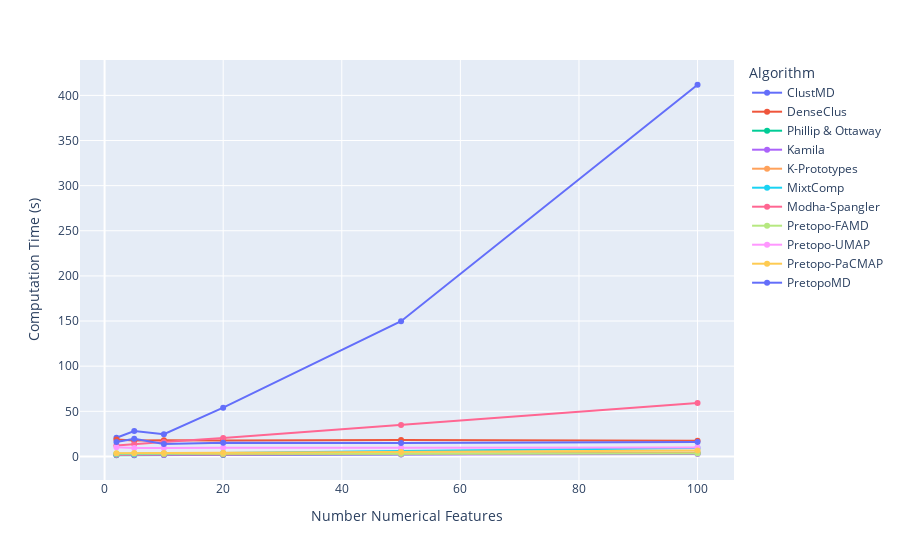

The cell this chart's notebook holds for it:
### Code cell
num_time = num_df.apply(lambda x: x.str[1]).T
#px.line(data_frame=num_time, title="Memory Usage (MiB)")

fig = px.line(data_frame=num_time,log_x=False,markers="*")
fig.update_layout(legend_title_text='Algorithm')
fig.update_xaxes(title="Number Numerical Features")
fig.update_yaxes(title="Computation Time (s)")
fig

### Figure 1 — Plotly figure (JSON) as saved in the notebook; plotly's stock layout.template omitted (floating-point values rounded to 4 significant figures)
{"data": [{"hovertemplate": "variable=ClustMD<br>index=%{x}<br>value=%{y}<extra></extra>", "legendgroup": "ClustMD", "line": {"color": "#636efa", "dash": "solid"}, "marker": {"symbol": "circle"}, "mode": "markers+lines", "name": "ClustMD", "orientation": "v", "showlegend": true, "type": "scatter", "x": [2, 5, 10, 20, 50, 100], "xaxis": "x", "y": [20.68, 28.1, 24.58, 54.02, 149.8, 411.8], "yaxis": "y"}, {"hovertemplate": "variable=DenseClus<br>index=%{x}<br>value=%{y}<extra></extra>", "legendgroup": "DenseClus", "line": {"color": "#EF553B", "dash": "solid"}, "marker": {"symbol": "circle"}, "mode": "markers+lines", "name": "DenseClus", "orientation": "v", "showlegend": true, "type": "scatter", "x": [2, 5, 10, 20, 50, 100], "xaxis": "x", "y": [18.7, 17.52, 17.95, 17.75, 18.18, 17.25], "yaxis": "y"}, {"hovertemplate": "variable=Phillip & Ottaway<br>index=%{x}<br>value=%{y}<extra></extra>", "legendgroup": "Phillip & Ottaway", "line": {"color": "#00cc96", "dash": "solid"}, "marker": {"symbol": "circle"}, "mode": "markers+lines", "name": "Phillip & Ottaway", "orientation": "v", "showlegend": true, "type": "scatter", "x": [2, 5, 10, 20, 50, 100], "xaxis": "x", "y": [1.315, 1.42, 1.57, 1.709, 2.352, 3.498], "yaxis": "y"}, {"hovertemplate": "variable=Kamila<br>index=%{x}<br>value=%{y}<extra></extra>", "legendgroup": "Kamila", "line": {"color": "#ab63fa", "dash": "solid"}, "marker": {"symbol": "circle"}, "mode": "markers+lines", "name": "Kamila", "orientation": "v", "showlegend": true, "type": "scatter", "x": [2, 5, 10, 20, 50, 100], "xaxis": "x", "y": [1.648, 1.661, 1.725, 1.855, 2.199, 2.775], "yaxis": "y"}, {"hovertemplate": "variable=K-Prototypes<br>index=%{x}<br>value=%{y}<extra></extra>", "legendgroup": "K-Prototypes", "line": {"color": "#FFA15A", "dash": "solid"}, "marker": {"symbol": "circle"}, "mode": "markers+lines", "name": "K-Prototypes", "orientation": "v", "showlegend": true, "type": "scatter", "x": [2, 5, 10, 20, 50, 100], "xaxis": "x", "y": [2.143, 2.361, 2.307, 2.536, 2.974, 4.019], "yaxis": "y"}, {"hovertemplate": "variable=MixtComp<br>index=%{x}<br>value=%{y}<extra></extra>", "legendgroup": "MixtComp", "line": {"color": "#19d3f3", "dash": "solid"}, "marker": {"symbol": "circle"}, "mode": "markers+lines", "name": "MixtComp", "orientation": "v", "showlegend": true, "type": "scatter", "x": [2, 5, 10, 20, 50, 100], "xaxis": "x", "y": [2.636, 2.759, 3.134, 3.828, 5.978, 9.467], "yaxis": "y"}, {"hovertemplate": "variable=Modha-Spangler<br>index=%{x}<br>value=%{y}<extra></extra>", "legendgroup": "Modha-Spangler", "line": {"color": "#FF6692", "dash": "solid"}, "marker": {"symbol": "circle"}, "mode": "markers+lines", "name": "Modha-Spangler", "orientation": "v", "showlegend": true, "type": "scatter", "x": [2, 5, 10, 20, 50, 100], "xaxis": "x", "y": [12.0, 13.67, 15.88, 20.47, 34.8, 59.25], "yaxis": "y"}, {"hovertemplate": "variable=Pretopo-FAMD<br>index=%{x}<br>value=%{y}<extra></extra>", "legendgroup": "Pretopo-FAMD", "line": {"color": "#B6E880", "dash": "solid"}, "marker": {"symbol": "circle"}, "mode": "markers+lines", "name": "Pretopo-FAMD", "orientation": "v", "showlegend": true, "type": "scatter", "x": [2, 5, 10, 20, 50, 100], "xaxis": "x", "y": [3.336, 3.314, 3.064, 3.071, 3.115, 3.274], "yaxis": "y"}, {"hovertemplate": "variable=Pretopo-UMAP<br>index=%{x}<br>value=%{y}<extra></extra>", "legendgroup": "Pretopo-UMAP", "line": {"color": "#FF97FF", "dash": "solid"}, "marker": {"symbol": "circle"}, "mode": "markers+lines", "name": "Pretopo-UMAP", "orientation": "v", "showlegend": true, "type": "scatter", "x": [2, 5, 10, 20, 50, 100], "xaxis": "x", "y": [10.22, 9.263, 9.352, 9.609, 9.525, 9.782], "yaxis": "y"}, {"hovertemplate": "variable=Pretopo-PaCMAP<br>index=%{x}<br>value=%{y}<extra></extra>", "legendgroup": "Pretopo-PaCMAP", "line": {"color": "#FECB52", "dash": "solid"}, "marker": {"symbol": "circle"}, "mode": "markers+lines", "name": "Pretopo-PaCMAP", "orientation": "v", "showlegend": true, "type": "scatter", "x": [2, 5, 10, 20, 50, 100], "xaxis": "x", "y": [3.659, 3.91, 3.707, 4.183, 4.983, 6.57], "yaxis": "y"}, {"hovertemplate": "variable=PretopoMD<br>index=%{x}<br>value=%{y}<extra></extra>", "legendgroup": "PretopoMD", "line": {"color": "#636efa", "dash": "solid"}, "marker": {"symbol": "circle"}, "mode": "markers+lines", "name": "PretopoMD", "orientation": "v", "showlegend": true, "type": "scatter", "x": [2, 5, 10, 20, 50, 100], "xaxis": "x", "y": [15.9, 19.64, 13.74, 15.19, 14.77, 16.02], "yaxis": "y"}], "layout": {"legend": {"title": {"text": "Algorithm"}, "tracegroupgap": 0}, "margin": {"t": 60}, "xaxis": {"anchor": "y", "domain": [0, 1], "title": {"text": "Number Numerical Features"}}, "yaxis": {"anchor": "x", "domain": [0, 1], "title": {"text": "Computation Time (s)"}}}}
